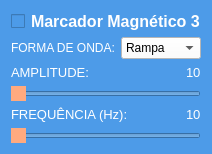
             <widget class="QWidget" name="widget_2" native="true">
              <property name="styleSheet">
               <string notr="true">background-color: rgb(77, 155, 232);</string>
              </property>
              <layout class="QVBoxLayout" name="verticalLayout_5">
               <item>
                <widget class="QCheckBox" name="checkBox_3">
                 <property name="font">
                  <font>
                   <pointsize>12</pointsize>
                   <weight>75</weight>
                   <bold>true</bold>
                  </font>
                 </property>
                 <property name="styleSheet">
                  <string notr="true">QCheckBox::indicator:checked {
	font: 14pt &quot;MS Shell Dlg 2&quot;;
    background-color: #ffaa7f;      /* caixa laranja */
    border: 2px solid #ff8800;      /* mesma cor da borda */
}

QCheckBox {
    color: white;                   /* cor do texto */
    font-weight: bold;
}</string>
                 </property>
                 <property name="text">
                  <string>Marcador Magnético 3</string>
                 </property>
                </widget>
               </item>
               <item>
                <layout class="QHBoxLayout" name="horizontalLayout_11">
                 <item>
                  <widget class="QLabel" name="label_13">
                   <property name="font">
                    <font>
                     <family>MS Shell Dlg 2</family>
                     <pointsize>12</pointsize>
                     <weight>50</weight>
                     <italic>false</italic>
                     <bold>false</bold>
                    </font>
                   </property>
                   <property name="styleSheet">
                    <string notr="true">font: 12pt &quot;MS Shell Dlg 2&quot;;
color: rgb(255, 255, 255);</string>
                   </property>
                   <property name="text">
                    <string>&lt;html&gt;&lt;head/&gt;&lt;body&gt;&lt;p&gt;&lt;span style=&quot; font-size:9pt;&quot;&gt;FORMA DE ONDA:&lt;/span&gt;&lt;/p&gt;&lt;/body&gt;&lt;/html&gt;</string>
                   </property>
                  </widget>
                 </item>
                 <item>
                  <widget class="QComboBox" name="comboBox_3">
                   <property name="styleSheet">
                    <string notr="true">background-color: rgb(255, 255, 255);</string>
                   </property>
                   <item>
                    <property name="text">
                     <string>Rampa</string>
                    </property>
                   </item>
                   <item>
                    <property name="text">
                     <string>Senoide</string>
                    </property>
                   </item>
                  </widget>
                 </item>
                </layout>
               </item>
               <item>
                <layout class="QHBoxLayout" name="horizontalLayout_12">
                 <item>
                  <widget class="QLabel" name="label_14">
                   <property name="sizePolicy">
                    <sizepolicy hsizetype="Expanding" vsizetype="Preferred">
                     <horstretch>0</horstretch>
                     <verstretch>0</verstretch>
                    </sizepolicy>
                   </property>
                   <property name="font">
                    <font>
                     <family>MS Shell Dlg 2</family>
                     <weight>1</weight>
                     <italic>false</italic>
                     <bold>false</bold>
                    </font>
                   </property>
                   <property name="styleSheet">
                    <string notr="true">font: 10
pt &quot;MS Shell Dlg 2&quot;;
color: rgb(255, 255, 255);</string>
                   </property>
                   <property name="text">
                    <string>&lt;html&gt;&lt;head/&gt;&lt;body&gt;&lt;p&gt;&lt;span style=&quot; font-size:10pt;&quot;&gt;AMPLITUDE:                                            &lt;/span&gt;&lt;/p&gt;&lt;/body&gt;&lt;/html&gt;</string>
                   </property>
                  </widget>
                 </item>
                 <item>
                  <widget class="QLabel" name="amp_3">
                   <property name="text">
                    <string>&lt;html&gt;&lt;head/&gt;&lt;body&gt;&lt;p&gt;&lt;span style=&quot; font-size:10pt; color:#ffffff;&quot;&gt;10&lt;/span&gt;&lt;/p&gt;&lt;/body&gt;&lt;/html&gt;</string>
                   </property>
                  </widget>
                 </item>
                </layout>
               </item>
               <item>
                <widget class="QSlider" name="amplitude_3">
                 <property name="enabled">
                  <bool>true</bool>
                 </property>
                 <property name="styleSheet">
                  <string notr="true">QSlider#amplitude_3::handle:horizontal_1 {
    background-color: #ffaa7f;   /* cor do círculo */
    border-radius: 10px;        /* deixa redondo */
    width: 20px;                /* largura do handle */
    height: 20px;               /* altura do handle */
    margin: -5px 0;             /* centraliza em relação à barra */
}
</string>
                 </property>
                 <property name="maximum">
                  <number>10</number>
                 </property>
                 <property name="orientation">
                  <enum>Qt::Horizontal</enum>
                 </property>
                </widget>
               </item>
               <item>
                <layout class="QHBoxLayout" name="horizontalLayout_13">
                 <item>
                  <widget class="QLabel" name="label_15">
                   <property name="sizePolicy">
                    <sizepolicy hsizetype="Expanding" vsizetype="Preferred">
                     <horstretch>0</horstretch>
                     <verstretch>0</verstretch>
                    </sizepolicy>
                   </property>
                   <property name="font">
                    <font>
                     <family>MS Shell Dlg 2</family>
                     <weight>1</weight>
                     <italic>false</italic>
                     <bold>false</bold>
                    </font>
                   </property>
                   <property name="styleSheet">
                    <string notr="true">font: 10
pt &quot;MS Shell Dlg 2&quot;;
color: rgb(255, 255, 255);</string>
                   </property>
                   <property name="text">
                    <string>&lt;html&gt;&lt;head/&gt;&lt;body&gt;&lt;p&gt;&lt;span style=&quot; font-size:10pt;&quot;&gt;FREQUÊNCIA (Hz): &lt;/span&gt;&lt;/p&gt;&lt;/body&gt;&lt;/html&gt;</string>
                   </property>
                  </widget>
                 </item>
                 <item>
                  <widget class="QLabel" name="freq_3">
                   <property name="text">
                    <string>&lt;html&gt;&lt;head/&gt;&lt;body&gt;&lt;p&gt;&lt;span style=&quot; font-size:10pt; color:#ffffff;&quot;&gt;10&lt;/span&gt;&lt;/p&gt;&lt;/body&gt;&lt;/html&gt;</string>
                   </property>
                  </widget>
                 </item>
                </layout>
               </item>
               <item>
                <widget class="QSlider" name="frequencia_3">
                 <property name="enabled">
                  <bool>true</bool>
                 </property>
                 <property name="toolTipDuration">
                  <number>-3</number>
                 </property>
                 <property name="styleSheet">
                  <string notr="true">QSlider#frequencia_3::handle:horizontal {
    background-color:  #ffaa7f;   /* cor do círculo */
    border-radius: 10px;        /* deixa redondo */
    width: 20px;                /* largura do handle */
    height: 20px;               /* altura do handle */
    margin: -5px 0;             /* centraliza em relação à barra */
}
</string>
                 </property>
                 <property name="maximum">
                  <number>10</number>
                 </property>
                 <property name="singleStep">
                  <number>1</number>
                 </property>
                 <property name="orientation">
                  <enum>Qt::Horizontal</enum>
                 </property>
                </widget>
               </item>
              </layout>
             </widget>
